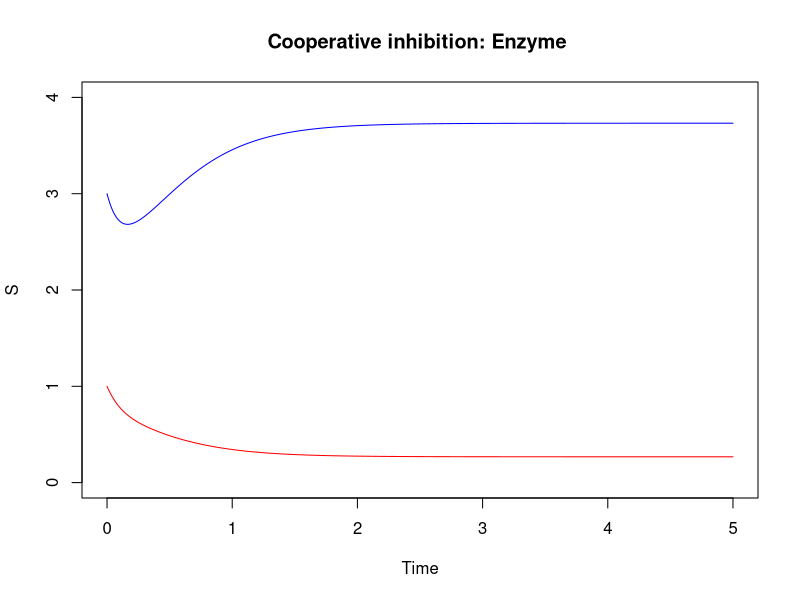

Reproduce this figure in R. (Note: this script raises an error after producing the figure.)
# example 1 is done in notebook; 
# here is example 2: needs numerical solve

## step 1 solve the equations ODE
# Cooperative inhibition
# eq1:dS1<-(k1/(1+(S2/M2)^n1))-k3*S1
# eq2:dS2<-(k2/(1+(S1/M1)^n2))-k4*S2
# n1=n2=2
library("deSolve")
model<-function(times,y,params){
  n1<-params[1] 
  n2<-params[2] 
  M1<-params[3]
  M2<-params[4]
  k1<-params[5]
  k2<-params[6]
  k3<-params[7]
  k4<-params[8]
  S1=y[1]
  S2=y[2]
  dS1<-(k1/(1+(S2/M2)^n1))-k3*S1
  dS2<-(k2/(1+(S1/M1)^n2))-k4*S2
  return(list(c(dS1,dS2)))
}
# set initial values
initial<-c(y1=3, y2=1)
# parameters
# n1=n2=2
# M1=M2=1
# k1=k2=20
#k3=k4=5
n1<-2
n2<-2
M1<-1
M2<-1
k1<-20
k2<-20
k3<-5
k4<-5
params<-c(n1,n2,M1,M2,k1,k2,k3,k4)

times<-seq(from=0, to=5, by=0.01)
# ODE calculation 
out<- ode(times=times,y=initial ,parms=params,func=model)
# a. number of predator and prey as function of time.
X11()
plot(out[,1], out[,2], type='l', ylim=c(0,4), xlab = "Time",
     ylab = "S", col="blue",main="Cooperative inhibition: Enzyme ")
lines(out[,1], out[,3], col='red' )
legend(0, 5, legend=c("S1", "S2"),
       col=c("blue", "red"), lty=1,cex=0.8)

## 3 solutions S1=0, S2=3.6; S1=3.6, S2=0;S1=0, S2=0
## Step 2: Jacobian matrix : done in notebook
# Step 3: Solving Steady State eq
fun2<- function(x){
  
  f1<-20/(1+x[2]^2) - 5*x[1]
  f2<-20/(1+x[1]^2) - 5*x[2]
  c(F1=f1,F2=f2)
}
sol1<- multiroot(fun2,start=c(0,0))
sol1 # $root
#[1] 1.378797 1.378797
sol2<- multiroot(fun2,start=c(3.73,0.26))
sol2
# $root
# [1] 3.7320508 0.2679492
sol3<- multiroot(fun2,start=c(0.26,3.73))
sol3
#$root
#[1] 0.2679492 3.7320508

#  Step 4: ## find eigen values of the three jacobian matrix
# j<- (-40*1.378)/((1+1.378^2))^2
# j
# [1] -6.55915
## j<- (-40*0.2679492 )/((1+0.2679492 ^2))^2
# j
# [1] -9.330127
## j<- (-40*3.7320)/((1+3.7320^2))^2
# j
# [1] -0.6698979

J1<-matrix(c(-5,-6.559,-6.559,-5),2,2)
J2<-matrix(c(-5,-9.33,-0.6698,-5),2,2)
J3<-matrix(c(-5,-0.6698,-9.33,-5),2,2)
eigen(J1)
##$values
# [1]   1.559 -11.559
eigen(J2) 
# $values
# [1] -7.47394 -2.52606   ## stable: both eigen val are  -ve
eigen(J3)
# $values
# [1] -7.47394 -2.52606   ## stable
